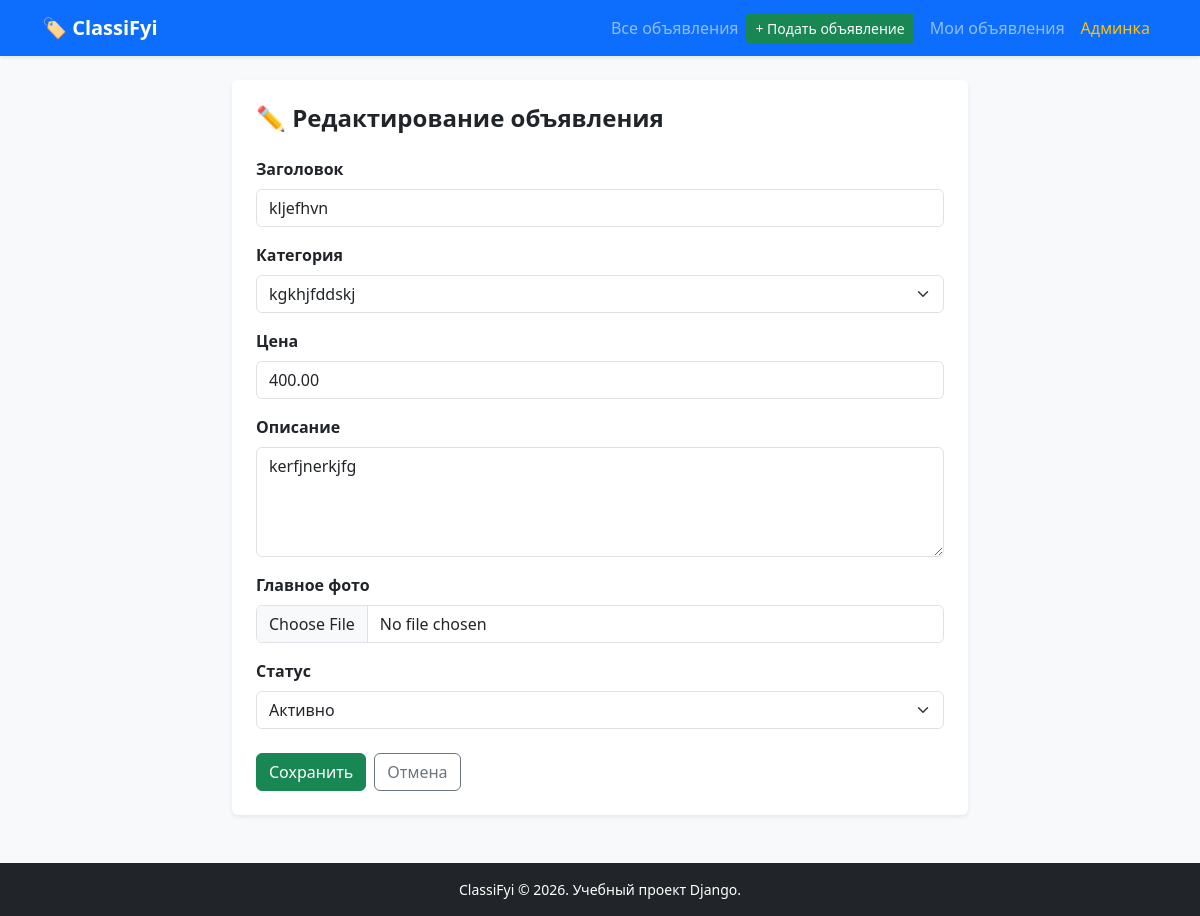
The page /ad/3/edit/ (signed in) on the database its author committed.
### ads/models.py (models this page shows, shortened)
class Ad(models.Model):
    STATUS_CHOICES = (
        ('active', 'Активно'),
        ('sold', 'Продано'),
    )
    title = models.CharField(max_length=200, verbose_name="Заголовок")
    description = models.TextField(verbose_name="Описание")
    price = models.DecimalField(max_digits=10, decimal_places=2, verbose_name="Цена")
    image = models.ImageField(upload_to='ads_main/', verbose_name="Главное фото", blank=True, null=True)
    category = models.ForeignKey(
        Category,
        on_delete=models.CASCADE,
        related_name='ads',
        verbose_name="Категория"
    )
    author = models.ForeignKey(
        User,
        on_delete=models.CASCADE,
        related_name='ads',
        verbose_name="Автор"
    )
    status = models.CharField(
        max_length=10,
        choices=STATUS_CHOICES,
        default='active',
        verbose_name="Статус"
    )
    views_count = models.PositiveIntegerField(default=0, verbose_name="Просмотры")
    created_at = models.DateTimeField(auto_now_add=True, verbose_name="Дата создания")
    class Meta:
        verbose_name = "Объявление"
        verbose_name_plural = "Объявления"
        ordering = ['-created_at']

### ads/views.py (the view)
# urls.py: path('ad/<int:pk>/edit/', views.AdUpdateView.as_view(), name='ad_update'),
class AdUpdateView(LoginRequiredMixin, UserPassesTestMixin, UpdateView):
    model = Ad
    form_class = AdForm
    template_name = 'ads/ad_form.html'
    success_url = reverse_lazy('ads:my_ads')
    def test_func(self):
        ad = self.get_object()
        return self.request.user == ad.author

### ads/forms.py
class AdForm(forms.ModelForm):
    class Meta:
        model = Ad
        fields = ['title', 'category', 'price', 'description', 'image', 'status']
        widgets = {
            'title': forms.TextInput(attrs={'class': 'form-control', 'placeholder': 'Заголовок объявления'}),
            'category': forms.Select(attrs={'class': 'form-select'}),
            'price': forms.NumberInput(attrs={'class': 'form-control', 'placeholder': 'Цена'}),
            'description': forms.Textarea(attrs={'class': 'form-control', 'rows': 4, 'placeholder': 'Описание'}),
            'image': forms.FileInput(attrs={'class': 'form-control'}),
            'status': forms.Select(attrs={'class': 'form-select'}),
        }

### ads/models.py (called while the page is built)
    def __str__(self):
        return self.name

### ads/templates/ads/ad_form.html (shortened to what this page needs)
{% extends 'ads/base.html' %}
{% block content %}
<div class="row justify-content-center">
    <div class="col-md-8">
        <div class="card border-0 shadow-sm p-4">
            <h2 class="h4 fw-bold mb-4">
                {% if object %}✏️ Редактирование объявления{% else %}➕ Новое объявление{% endif %}
            </h2>
            <form method="post" enctype="multipart/form-data">
                {% for field in form %}
                    <div class="mb-3">
                        <label class="form-label fw-semibold">{{ field.label }}</label>
                        {{ field }}
                    </div>
                {% endfor %}
                <div class="d-flex gap-2 mt-4">
                    <button type="submit" class="btn btn-success">Сохранить</button>
                    <a href="{% url 'ads:my_ads' %}" class="btn btn-outline-secondary">Отмена</a>
                </div>
            </form>
        </div>
    </div>
</div>
{% endblock %}

### rows shown on the page
Ad: form "kljefhvn" "kgkhjfddskj" "400.00" "kerfjnerkjfg" "Активно"

### other values the page prints
{{ field.label }} "Заголовок" "Категория" "Цена" "Описание" "Главное фото" "Статус"
